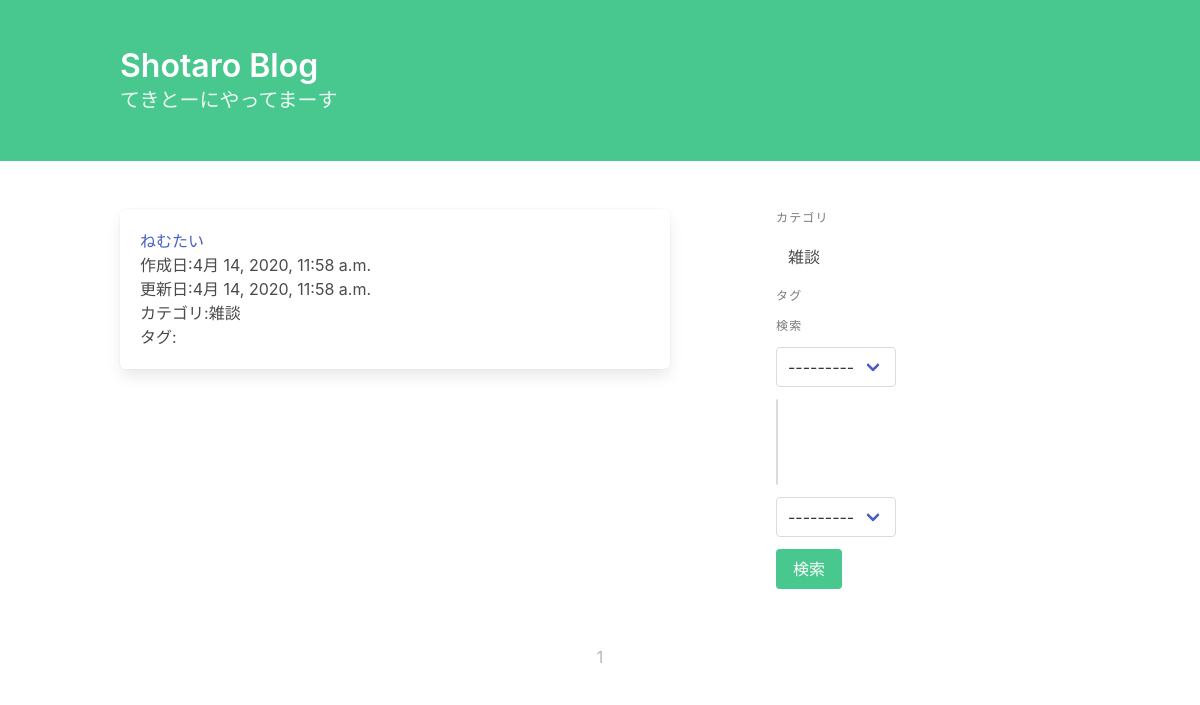
/, run on an earlier commit of the app's database.
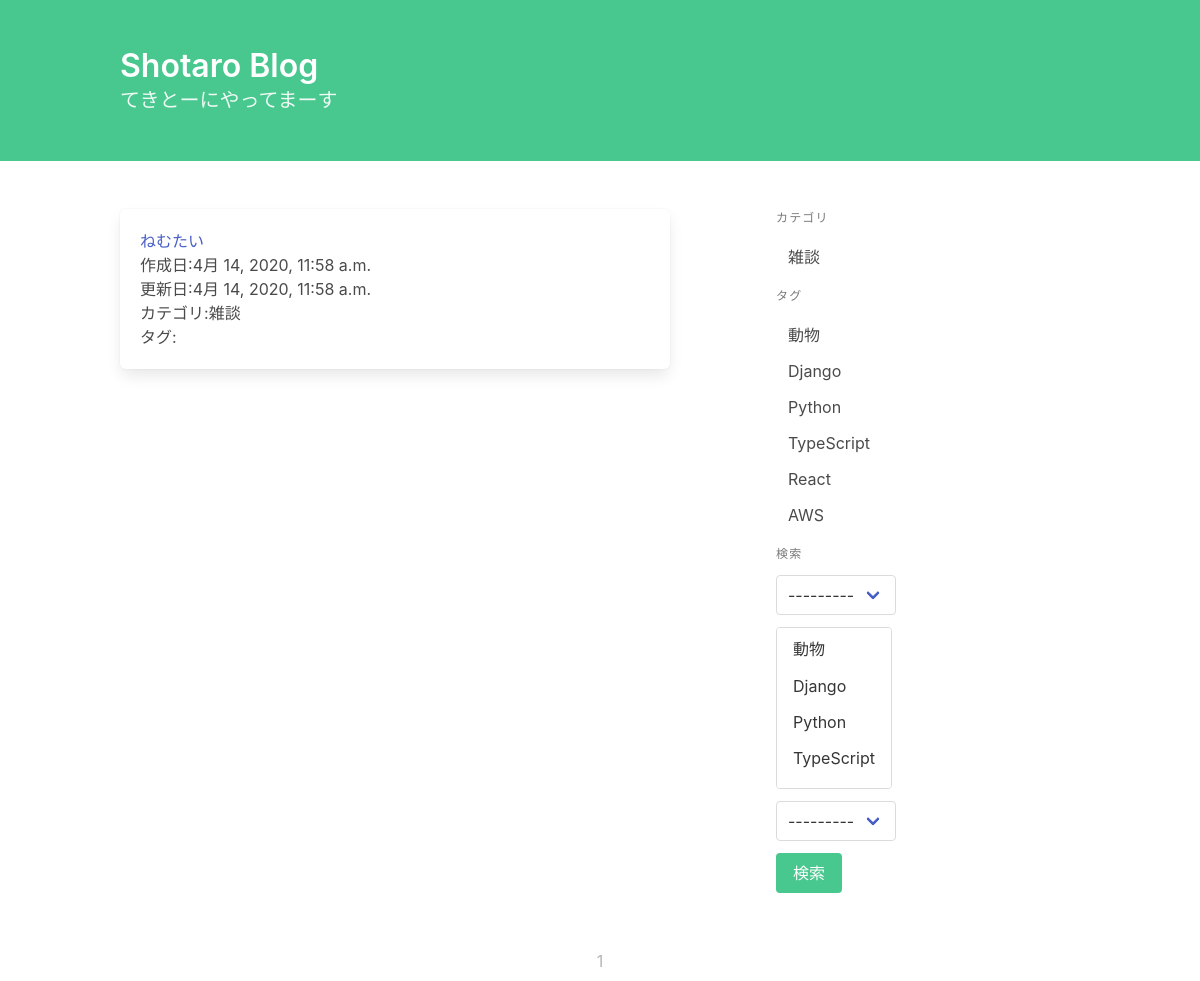
And on a later commit of the database.
### blog/models.py (models this page shows, shortened)
class Post(models.Model):
    title = models.CharField('タイトル', max_length=32)
    text = MarkdownxField('本文')
    category = models.ForeignKey(
        Category, on_delete=models.PROTECT, verbose_name='カテゴリ')
    tags = models.ManyToManyField(Tag, verbose_name='タグ', blank=True)
    created_at = models.DateTimeField('作成日', auto_now_add=True)
    updated_at = models.DateTimeField('更新日', auto_now=True)

class Category(models.Model):
    name = models.CharField('カテゴリ名', max_length=255, unique=True)
    def __str__(self):
        return self.name

class Tag(models.Model):
    name = models.CharField('タグ名', max_length=255, unique=True)
    def __str__(self):
        return self.name

### blog/views.py (the view, shortened to what this page needs)
# urls.py: path('',views.PostList.as_view(),name='post_list'),
class PostList(generic.ListView):
    model = Post
    ordering = '-created_at'
    paginate_by = 10
    def get_queryset(self):
        queryset = super().get_queryset()
        form = PostSearchForm(self.request.GET or None)
        return queryset

### blog/forms.py
class PostSearchForm(forms.Form):
    key_word = forms.CharField(
        label='キーワード', required=False, widget=forms.TextInput(attrs={'class': 'input'}))
    category = forms.ModelChoiceField(
        label='カテゴリの選択', required=False, queryset=Category.objects.all())
    tags = forms.ModelMultipleChoiceField(
        label='タグの選択', required=False, queryset=Tag.objects.all())
    user = forms.ModelChoiceField(
        label='投稿者', required=False, queryset=User.objects.all())

### blog/templatetags/blog.py (called while the page is built)
@register.inclusion_tag('blog/category_and_tag_list.html')
def create_category_and_tag_list():
    return {
        'category_list': Category.objects.all(),
        'tag_list': Tag.objects.all(),
    }

@register.inclusion_tag('blog/search_form.html')
def create_search_form(request):
    form = PostSearchForm(request.GET or None)
    return {'form': form}

### blog/templates/blog/post_list.html
{% extends "base.html" %}
{% block content %}
  {% for post in post_list %}
    <article class="box">
        <h1><a href="{% url 'blog:post_detail' post.pk %}">{{ post.title }}</a></h1>
        <p>作成日:{{ post.created_at }}</p>
        <p>更新日:{{ post.updated_at }}</p>
        <p>カテゴリ:{{ post.category }}</p>
        <p>タグ: {% for tag in post.tags.all %}{{ tag }},{% endfor %}</p>
    </article>
  {% endfor %}
{% endblock %}

### blog/templates/blog/category_and_tag_list.html
<p class="menu-label">カテゴリ</p>
<ul class="menu-list">
    {% for category in category_list %}
    <li><a href="{% url 'blog:post_category_list' category.pk %}">{{ category }}</a></li>
    {% endfor %}
</ul>
<p class="menu-label">タグ</p>
<ul class="menu-list">
    {% for tag in tag_list %}
    <li><a href="{% url 'blog:post_tag_list' tag.pk %}">{{ tag }}</a></li>
    {% endfor %}
</ul>

What changed in the data, as far as the page shows it:
added Tag: name "動物"
added Tag: name "Django"
added Tag: name "Python"
added Tag: name "TypeScript"
added Tag: name "React"
added Tag: name "AWS"
Also different on the page:
form field tags: (not shown) → "動物 / Django / Python / TypeScript"
